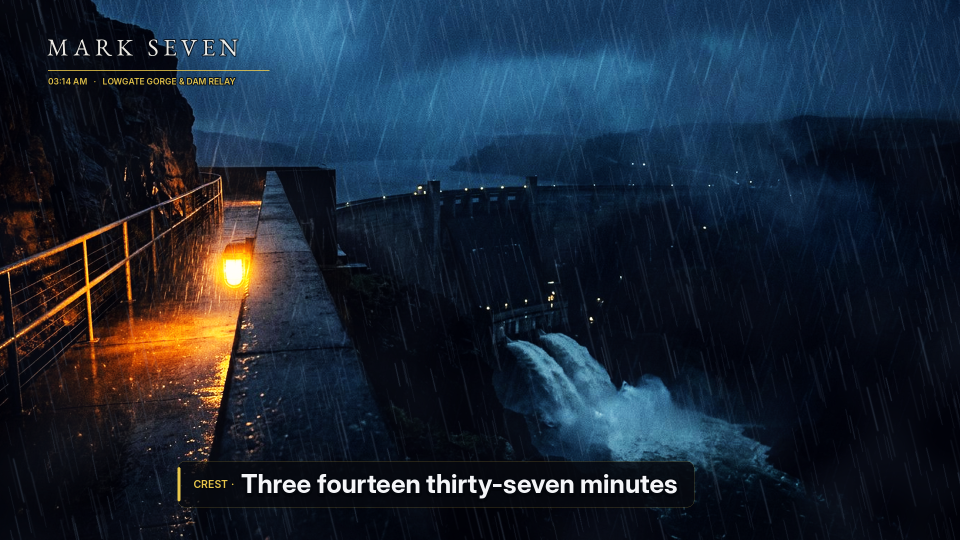
#> input picture videos/team-b/grade-v08/stills/01_cliff_dam_overlook.png, 1920 x 1080 px (shown at 1/2 size)
$ python -i render_v08.py   (imports and definitions only)
#> lines starting #> are read from the running program, lines starting #| are printed output that depends on the picture; after the words box and inside, x2 and y2 are one past the last pixel; in counts of white or black regions, pixels touching at a corner belong together
#> further down, picture is the input picture: shape (1080, 1920, 3); mean B, G, R 52.8, 38.3, 26.9
#!/usr/bin/env python3
"""
Memory-lean (<240 MB RAM) 1080p30 House-Look cinema renderer for MARK SEVEN (videos/team-b/grade-v08).

Applies four 500T film-emulsion 33x33x33 .cube 3D LUTs (black_floor=0.004 power-toe crush + steep midtone
S-curve + highlight shoulder), dual-sigma 500T red-amber halation back-scatter ([1.00, 0.38, 0.08]),
continuous sub-pixel BICUBIC camera motion, 2-plane parallax canyon storm rain + wind-driven valley mist,
subtle 2600K streetlamp shimmer, and 39 strict 3-5 word WordBoundary-locked captions.
"""

import gc
import hashlib
import json
import math
import os
import subprocess
import numpy as np
from PIL import Image, ImageDraw, ImageFilter, ImageFont
from scipy.io import wavfile

W, H = 1920, 1080
FPS = 30
TOTAL_FRAMES = 1800

HERE = os.path.dirname(os.path.abspath(__file__))
PLATES_DIR = os.path.join(HERE, "plates")
LUTS_DIR = os.path.join(HERE, "luts")
TIMING_DIR = os.path.join(HERE, "timing")
AUDIO_DIR = os.path.join(HERE, "audio")
STILLS_DIR = os.path.join(HERE, "stills")
OUT_MP4 = os.path.join(HERE, "video.mp4")
CLIPS_DIR = "/tmp/grade_v08_build/clips"
MASTER_WAV = "/tmp/grade_v08_build/master_audio_48k.wav"


# [44 lines left out: functions find_font, load_cube_lut, apply_lut_trilinear, not called in this run]


def apply_halation_bloom(img01: np.ndarray, threshold: float = 0.68, strength: float = 0.25) -> np.ndarray:
#> called with threshold = 0.68, strength = 0.25
    luma = 0.2126 * img01[:, :, 0] + 0.7152 * img01[:, :, 1] + 0.0722 * img01[:, :, 2]
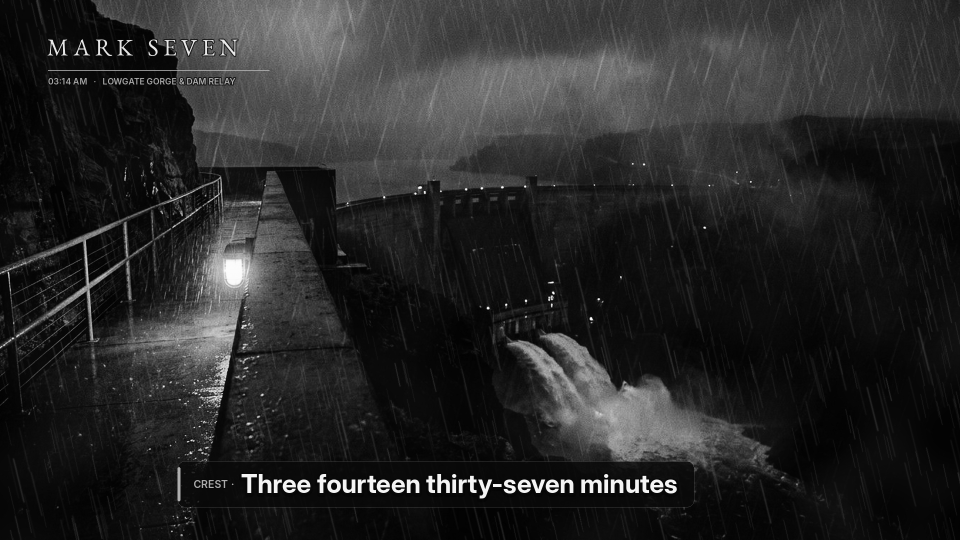
#> luma: shape (1080, 1920) float64 (shown at 1/2 size); min 0, max 255, mean 40.6
    hi = np.clip((luma - threshold) / max(1.0 - threshold, 1e-4), 0.0, 1.0) ** 1.35
    hi_u8 = Image.fromarray((hi * 255.0 + 0.5).astype(np.uint8))

    tight = np.array(hi_u8.filter(ImageFilter.GaussianBlur(radius=6.5)), dtype=np.float32) / 255.0
    wide = np.array(hi_u8.filter(ImageFilter.GaussianBlur(radius=24.0)), dtype=np.float32) / 255.0
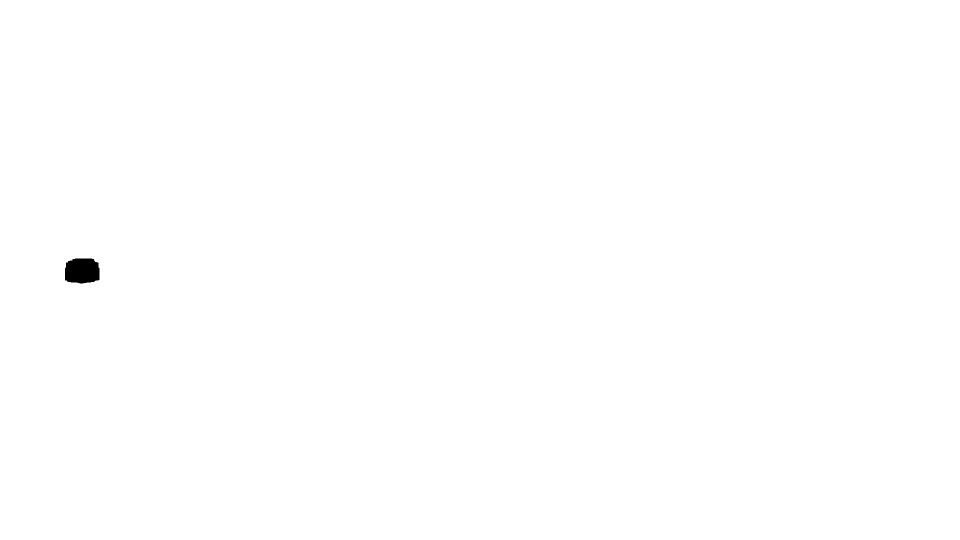
#> wide: shape (1080, 1920) float32 (shown at 1/2 size); values 0.996 (black) and 1 (white), 99.9% white; 1 black region, box (x1, y1, x2, y2) and area: (130, 517, 199, 567) 3049
    scatter = (0.62 * tight + 0.38 * wide) * np.float32(strength)

    tint = np.array([1.00, 0.38, 0.08], dtype=np.float32)[None, None, :]
    bloom = np.clip(scatter[:, :, None] * tint, 0.0, 0.65)
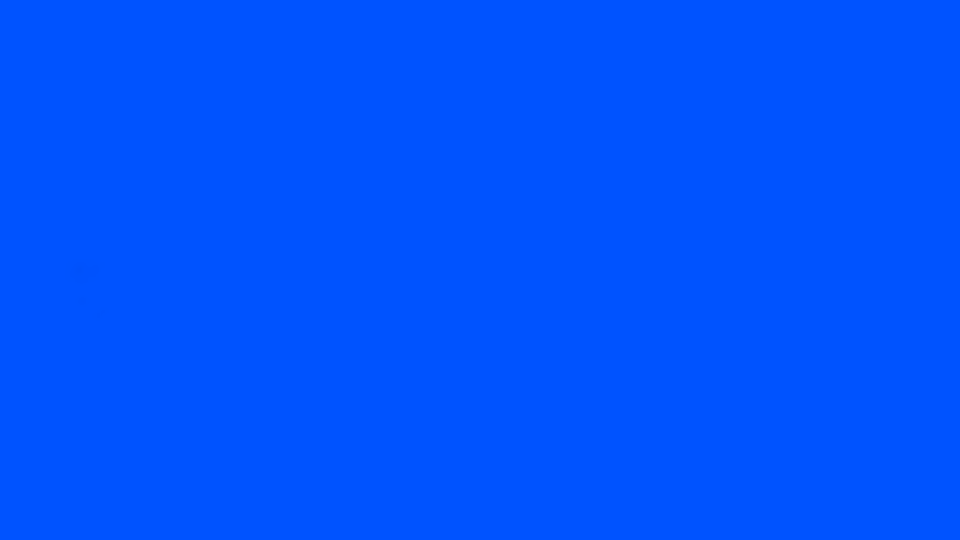
#> bloom: shape (1080, 1920, 3) float32 (shown at 1/2 size); mean of channels 0, 1, 2 0.25, 0.094, 0.0196; drawn with min black and max white
    return np.clip(1.0 - (1.0 - img01) * (1.0 - bloom), 0.0, 1.0).astype(np.float32)


# [125 lines left out: functions build_rain_tile, build_mist_tile, tokenize_cue, render_caption_overlay, render_title_card, not called in this run]


# (lut_stem, z0, z1, px0, px1, py0, py1, rain_amt, mist_amt, halation_amt)
SHOT_SPECS = {
    "01": ("valley_obsidian_500t", 1.000, 1.074,  0.000, -0.008,  0.006, -0.006, 0.30, 0.12, 0.25),
    "02": ("gorge_cyan_6500k",     1.008, 1.076, -0.010,  0.010,  0.004, -0.004, 0.24, 0.09, 0.24),
    "03": ("spillway_storm_7000k", 1.000, 1.080,  0.008, -0.008,  0.008, -0.008, 0.34, 0.15, 0.25),
    "04": ("spillway_storm_7000k", 1.010, 1.082,  0.012, -0.010,  0.006, -0.006, 0.34, 0.14, 0.26),
    "05": ("valley_obsidian_500t", 1.006, 1.076,  0.000,  0.000,  0.014, -0.012, 0.28, 0.11, 0.24),
    "06": ("lowgate_sodium_2600k", 1.000, 1.078,  0.000,  0.000,  0.006, -0.008, 0.22, 0.09, 0.26),
    "07": ("gorge_cyan_6500k",     1.000, 1.072,  0.000,  0.000,  0.006, -0.006, 0.20, 0.06, 0.24),
    "08": ("valley_obsidian_500t", 1.066, 1.000,  0.000,  0.000, -0.006,  0.006, 0.18, 0.10, 0.28),  # Signature Wall-Frame!
    "09": ("spillway_storm_7000k", 1.005, 1.074, -0.012,  0.012,  0.005, -0.005, 0.16, 0.14, 0.24),
    "10": ("lowgate_sodium_2600k", 1.068, 1.000,  0.006, -0.006, -0.006,  0.006, 0.11, 0.12, 0.26),
}


# [224 lines left out: function main, not called in this run]


# [2 lines not run here, left out]

>>> import cv2
>>> picture = cv2.imread('stills/01_cliff_dam_overlook.png')
>>> result = apply_halation_bloom(picture)
